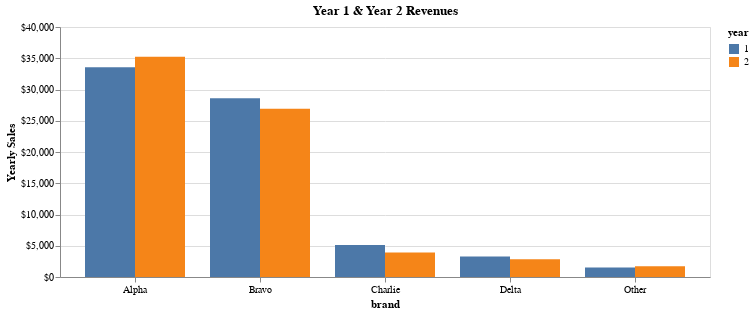

Write notebook code for a chart like this one.
### Code cell
chart = alt.Chart(annual_sales.collect()).mark_bar().encode(
    x=alt.X("brand:N", 
            axis=alt.Axis(labelAngle=0)),
    xOffset="year:N",
    y=alt.Y("Yearly Sales:Q",
            axis=alt.Axis(format="$,.0f")),
    color=alt.Color("year:N"),
).properties(
    width=650,
    height=250,
    title='Year 1 & Year 2 Revenues'
).show()

alt.JupyterChart(chart)

### Figure 1 — Vega-Lite specification as saved in the notebook (floating-point values rounded to 4 significant figures)
{"config": {"view": {"continuousWidth": 300, "continuousHeight": 300}}, "data": {"name": "data-472e919996ab1482702da3d712860fdd"}, "mark": {"type": "bar"}, "encoding": {"color": {"field": "year", "type": "nominal"}, "x": {"axis": {"labelAngle": 0}, "field": "brand", "type": "nominal"}, "xOffset": {"field": "year", "type": "nominal"}, "y": {"axis": {"format": "$,.0f"}, "field": "Yearly Sales", "type": "quantitative"}}, "height": 250, "title": "Year 1 & Year 2 Revenues", "width": 650, "$schema": "https://vega.github.io/schema/vega-lite/v5.20.1.json", "datasets": {"data-472e919996ab1482702da3d712860fdd": [{"year": 1, "brand": "Charlie", "Yearly Sales": 5121.0}, {"year": 1, "brand": "Delta", "Yearly Sales": 3272.0}, {"year": 1, "brand": "Bravo", "Yearly Sales": 28600.0}, {"year": 1, "brand": "Other", "Yearly Sales": 1535.0}, {"year": 1, "brand": "Alpha", "Yearly Sales": 33570.0}, {"year": 2, "brand": "Alpha", "Yearly Sales": 35250.0}, {"year": 2, "brand": "Delta", "Yearly Sales": 2821.0}, {"year": 2, "brand": "Charlie", "Yearly Sales": 3923.0}, {"year": 2, "brand": "Bravo", "Yearly Sales": 26930.0}, {"year": 2, "brand": "Other", "Yearly Sales": 1740.0}]}}
